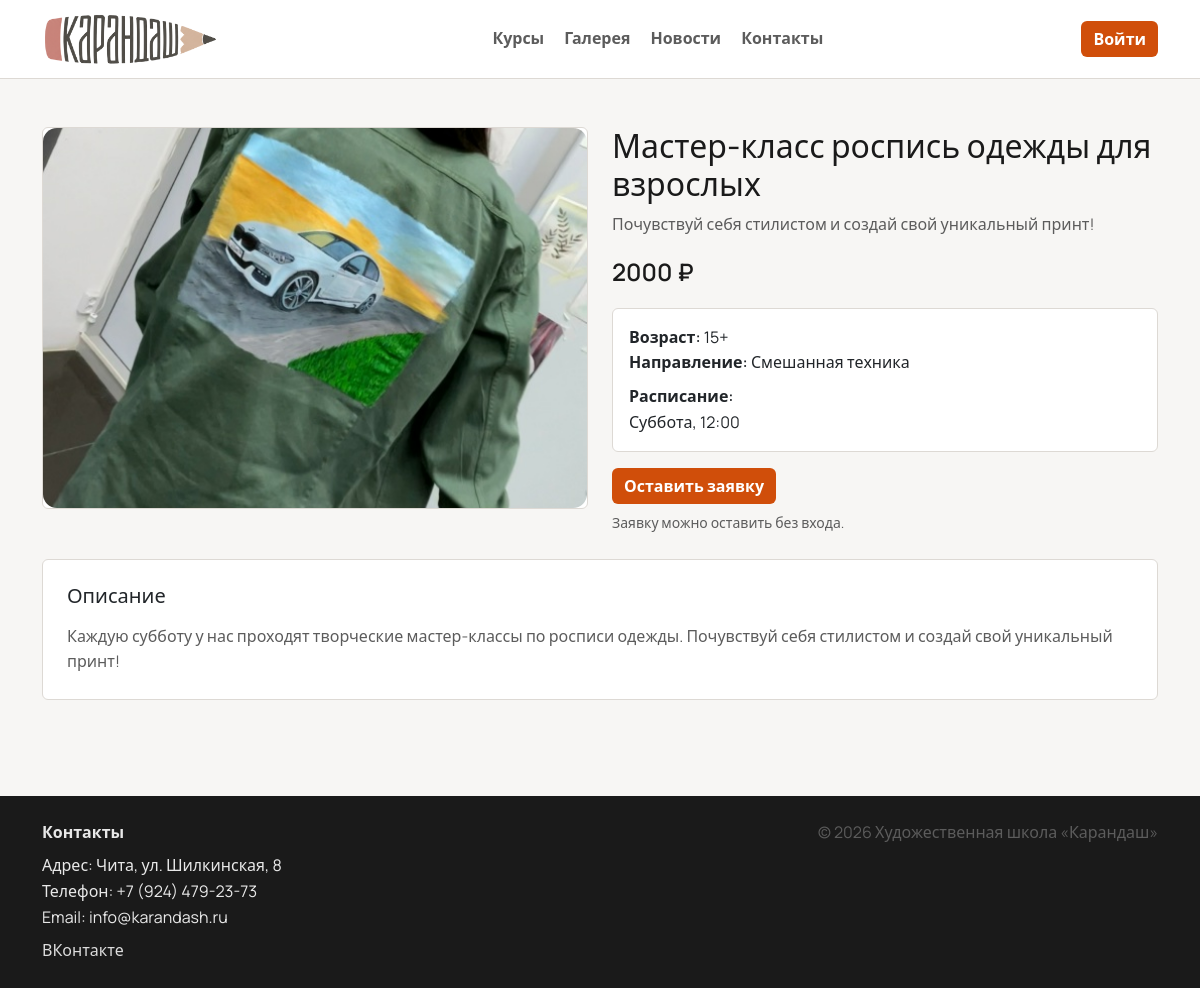
The app's page /courses/master-klass-rospis-odezhdy-dlya-vzroslyh/ with its own data.
### main/models.py (models this page shows, shortened)
class Course(models.Model):
    AGE_3_6 = "3-6"
    AGE_7_10 = "7-10"
    AGE_11_14 = "11-14"
    AGE_15_PLUS = "15+"
    AGE_CHOICES = (
        (AGE_3_6, "3–6"),
        (AGE_7_10, "7–10"),
        (AGE_11_14, "11–14"),
        (AGE_15_PLUS, "15+"),
    )
    DIR_PAINTING = "painting"
    DIR_GRAPHICS = "graphics"
    DIR_SCULPT = "sculpt"
    DIR_MIXED = "mixed"
    DIR_COMPOSITION = "composition"
    DIRECTION_CHOICES = (
        (DIR_PAINTING, "Живопись"),
        (DIR_GRAPHICS, "Графика"),
        (DIR_SCULPT, "Лепка"),
        (DIR_MIXED, "Смешанная техника"),
        (DIR_COMPOSITION, "Композиция"),
    )
    title = models.CharField("Название", max_length=255)
    slug = models.SlugField("Slug", max_length=255, unique=True, blank=True)
    short_description = models.CharField("Короткое описание", max_length=300)
    description = models.TextField("Описание")
    price = models.PositiveIntegerField("Цена", default=0)
    age_group = models.CharField("Возраст", max_length=20, choices=AGE_CHOICES)
    direction = models.CharField("Направление", max_length=30, choices=DIRECTION_CHOICES)
    image = models.FileField("Картинка", upload_to="courses/", blank=True, null=True)
    schedule = models.TextField("Расписание", blank=True)
    is_active = models.BooleanField("Активно", default=True)
    created_at = models.DateTimeField("Создано", auto_now_add=True)

### main/views.py (the view)
# urls.py: path("courses/<slug:slug>/", views.course_detail, name="course_detail"),
def course_detail(request, slug: str):
    course = get_object_or_404(Course, slug=slug)
    is_student = request.user.is_authenticated and (
        request.user.role == CustomUser.ROLE_STUDENT or request.user.is_superuser
    )
    return render(
        request,
        "main/course_detail.html",
        {
            "course": course,
            "is_student": is_student,
        },
    )

### templates/main/course_detail.html (shortened to what this page needs)
{% extends 'base.html' %}
{% block content %}
  <section class="py-5">
    <div class="container">
      <div class="row g-4">
        <div class="col-lg-6">
          <div class="card">
            {% if course.image %}
              <img src="{{ course.image.url }}" alt="" style="width:100%;height:380px;object-fit:cover;border-radius:14px;">
            {% else %}
              <div class="p-5 text-center text-muted">Нет изображения</div>
            {% endif %}
          </div>
        </div>
        <div class="col-lg-6">
          <h2 class="mb-2">{{ course.title }}</h2>
          <div class="text-muted mb-3">{{ course.short_description }}</div>
          <div class="fw-semibold fs-4 mb-3">{{ course.price }} ₽</div>
          <div class="card p-3 mb-3">
            <div><span class="fw-semibold">Возраст:</span> {{ course.get_age_group_display }}</div>
            <div><span class="fw-semibold">Направление:</span> {{ course.get_direction_display }}</div>
            <div class="mt-2"><span class="fw-semibold">Расписание:</span><br>{{ course.schedule|linebreaksbr }}</div>
          </div>
          <a class="btn btn-primary" href="{% url 'home' %}?course={{ course.id }}#applyForm">Оставить заявку</a>
          {% if not is_student %}
            <div class="small text-muted mt-2">Заявку можно оставить без входа.</div>
          {% endif %}
        </div>
      </div>
      <div class="card p-4 mt-4">
        <h5 class="mb-3">Описание</h5>
        <div class="text-muted">{{ course.description|linebreaksbr }}</div>
      </div>
    </div>
  </section>
{% endblock %}

### static/css/style.css (style rules this page uses)
:root { --bg: #f7f6f4; --surface-solid: #ffffff; --text: #1a1a1a; --muted: #5c5c5c; --border: #ddd9d4; --brand: #d04e0a; --brand-hover: #b84409; --radius: 6px; }
body { font-family: "Manrope", system-ui, -apple-system, "Segoe UI", Arial, sans-serif; color: var(--text); background: var(--bg); line-height: 1.6; }
.text-muted { color: var(--muted) !important; }
.btn-primary { background: var(--brand); border: 0; border-radius: var(--radius); font-weight: 600; }
.btn, .form-control, .form-select, .dropdown-menu, .alert { border-radius: var(--radius); }
.card { border: 1px solid var(--border); border-radius: var(--radius); background: var(--surface-solid); box-shadow: none; }

### records on screen
Course: image (picture), title "Мастер-класс роспись одежды для взрослых", short_description "Почувствуй себя стилистом и создай свой уникальный принт!", price "2000", age_group "15+", direction "Смешанная техника", schedule "Суббота, 12:00", description "Каждую субботу у нас проходят творческие мастер-классы по росписи одежды. Почувствуй себя стилистом и создай свой уникальный принт!"
